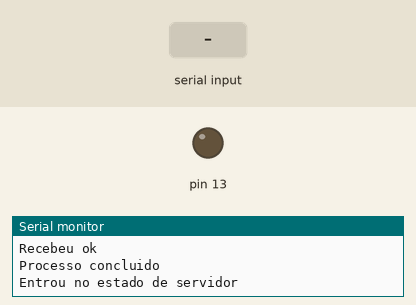
The sketch below on a simulated Arduino Uno, built with avr-gcc and run on an emulated ATmega328P. Parts: output pins drawn as LEDs (lit = HIGH), the last lines printed to the serial monitor. The inputs (shaded band) are chosen by the test bench. The modem accepts every AT command (registered, SIM ready, sends succeed) and sends nothing else.

Above: at 1.2 s.
1.3 s: "LED\n" received over the second serial link
At 1.9 s:
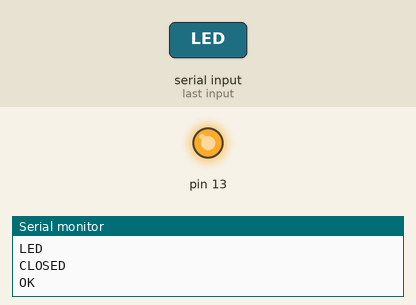
2.8 s: "CONNECT\n" received over the second serial link
4.6 s: "90,45\n" received over the second serial link
Timing chart, 0 to 7.6 s (numbered marks = the images above; inputs shaded):
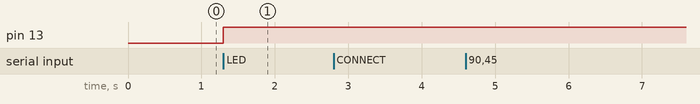

Measured:
- after the input at 1.3 s, pin 13: LOW → HIGH at once

The sketch:

Esp8266_led.ino
```cpp
#include <SoftwareSerial.h>

typedef enum event {
  ENTRY_EVENT = 0,
  EXIT_EVENT,
  SEND_COMMAND,
  ESP8266_SERIAL_RECEIVED,
} event_t;

void (*current_state)(event_t event);

SoftwareSerial esp8266(10, 11);  // RX, TX
String readString;
String writeString;

bool awaitingCIPSEND = false; // Variável para monitorar quando o comando AT+CIPSEND é enviado
String webpage;               // Armazena a página a ser enviada
int linkID;                   // ID de link para enviar a página

void setup() {
  Serial.begin(115200);
  esp8266.begin(4800);
  pinMode(13, OUTPUT);

  current_state = connect_state;
  send_event(ENTRY_EVENT);
}

void send_event(event_t event) {
  current_state(event);
}

struct {
  String commands[6];
  int index;
} connect_process = {
  .commands = {
    "AT",
    "AT+CWMODE=1",
    "AT+CWJAP=\"ssid\",\"password\"",
    "AT+CIFSR",
    "AT+CIPMUX=1",
    "AT+CIPSERVER=1,80",
  },
  .index = 0,
};

void connect_state(event_t event) {
  switch (event) {
    case ENTRY_EVENT:
      send_event(SEND_COMMAND);
      break;

    case SEND_COMMAND:
      if (connect_process.index < 6) {
        esp8266.println(connect_process.commands[connect_process.index]);
        connect_process.index++;
      } else {
        Serial.println("Processo concluido");
        current_state = server_state;
        current_state(ENTRY_EVENT);
      }
      break;

    case ESP8266_SERIAL_RECEIVED:
      Serial.println(readString);
      if (readString == "OK\r\n") {
        Serial.println("Recebeu ok");
        send_event(SEND_COMMAND);
      }
      break;
  }
}

void server_state(event_t event) {
  switch (event) {
    case ENTRY_EVENT:
      Serial.println("Entrou no estado de servidor");
      break;

    case ESP8266_SERIAL_RECEIVED:
      Serial.println(readString);

      if (readString.indexOf("LED") != -1) {
        digitalWrite(13, !digitalRead(13));
        esp8266.println("AT+CIPCLOSE=0");
      }

      if (readString.indexOf("CONNECT") != -1) {
        webpage = "HTTP/1.1 200 OK\r\nContent-Type: text/html\r\n\r\n";
        webpage += "<!DOCTYPE HTML><html><body>";
        webpage += "<h1>Controle do LED</h1>";
        webpage += "<a href=\"/LED\"><button>Alternar LED</button></a><br>";
        webpage += "</body></html>";

        linkID = readString[0] - '0';
        esp8266.println("AT+CIPSEND=" + String(linkID) + "," + String(webpage.length()));
        awaitingCIPSEND = true; // Marcamos que estamos aguardando a resposta do CIPSEND
      }

      if (awaitingCIPSEND && readString.indexOf("OK") != -1) {
        // Envia a página após confirmação do CIPSEND
        esp8266.print(webpage);
        awaitingCIPSEND = false;
      }
      break;
  }
}

void loop() {
  if (esp8266.available()) {
    char c = esp8266.read();
    readString += c;

    if (c == '\n') {
      send_event(ESP8266_SERIAL_RECEIVED);
      readString = "";
    }
  }

  if (Serial.available()) {
    char c = Serial.read();
    writeString += c;

    if (c == '\n') {
      esp8266.print(writeString);
      writeString = "";
    }
  }
}
```
